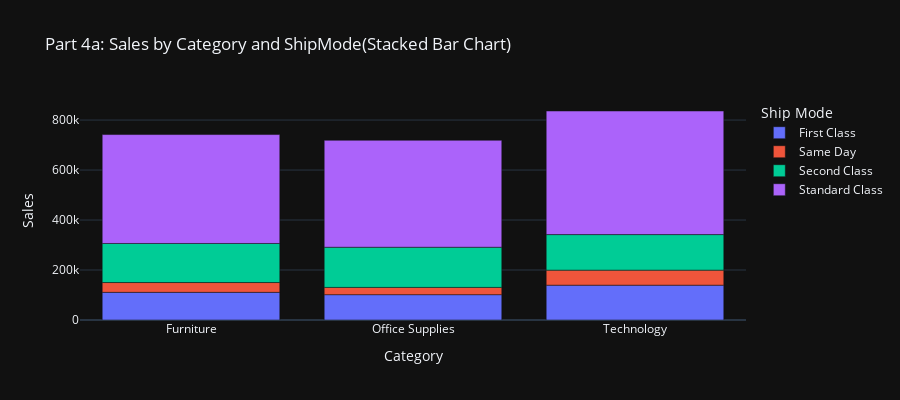

Notebook source saved alongside this figure:
### Code cell
fig = px.bar(df_keep4,
            x='Category',
            y='Sales',
            width=900,
            height=400,
            color='Ship Mode',
            template= 'plotly_dark',
            title='Part 4a: Sales by Category and ShipMode(Stacked Bar Chart)')
fig.show()

### Figure 1 — Plotly figure (JSON) as saved in the notebook; plotly's stock layout.template omitted (floating-point values rounded to 4 significant figures)
{"data": [{"alignmentgroup": "True", "hovertemplate": "Ship Mode=First Class<br>Category=%{x}<br>Sales=%{y}<extra></extra>", "legendgroup": "First Class", "marker": {"color": "#636efa"}, "name": "First Class", "offsetgroup": "First Class", "orientation": "v", "showlegend": true, "textposition": "auto", "type": "bar", "x": ["Furniture", "Office Supplies", "Technology"], "xaxis": "x", "y": [110733, 101354, 139376], "yaxis": "y"}, {"alignmentgroup": "True", "hovertemplate": "Ship Mode=Same Day<br>Category=%{x}<br>Sales=%{y}<extra></extra>", "legendgroup": "Same Day", "marker": {"color": "#EF553B"}, "name": "Same Day", "offsetgroup": "Same Day", "orientation": "v", "showlegend": true, "textposition": "auto", "type": "bar", "x": ["Furniture", "Office Supplies", "Technology"], "xaxis": "x", "y": [39145, 29081, 60127], "yaxis": "y"}, {"alignmentgroup": "True", "hovertemplate": "Ship Mode=Second Class<br>Category=%{x}<br>Sales=%{y}<extra></extra>", "legendgroup": "Second Class", "marker": {"color": "#00cc96"}, "name": "Second Class", "offsetgroup": "Second Class", "orientation": "v", "showlegend": true, "textposition": "auto", "type": "bar", "x": ["Furniture", "Office Supplies", "Technology"], "xaxis": "x", "y": [156289, 160705, 142239], "yaxis": "y"}, {"alignmentgroup": "True", "hovertemplate": "Ship Mode=Standard Class<br>Category=%{x}<br>Sales=%{y}<extra></extra>", "legendgroup": "Standard Class", "marker": {"color": "#ab63fa"}, "name": "Standard Class", "offsetgroup": "Standard Class", "orientation": "v", "showlegend": true, "textposition": "auto", "type": "bar", "x": ["Furniture", "Office Supplies", "Technology"], "xaxis": "x", "y": [435839, 427987, 494479], "yaxis": "y"}], "layout": {"barmode": "relative", "height": 400, "legend": {"title": {"text": "Ship Mode"}, "tracegroupgap": 0}, "title": {"text": "Part 4a: Sales by Category and ShipMode(Stacked Bar Chart)"}, "width": 900, "xaxis": {"anchor": "y", "domain": [0, 1], "title": {"text": "Category"}}, "yaxis": {"anchor": "x", "domain": [0, 1], "title": {"text": "Sales"}}}}
